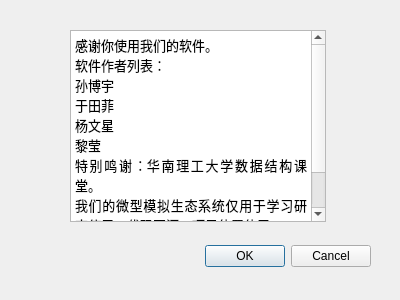
<?xml version="1.0" encoding="UTF-8"?>
<ui version="4.0">
 <class>aboutUsDialog</class>
 <widget class="QDialog" name="aboutUsDialog">
  <property name="geometry">
   <rect>
    <x>0</x>
    <y>0</y>
    <width>400</width>
    <height>300</height>
   </rect>
  </property>
  <property name="windowTitle">
   <string>关于我们</string>
  </property>
  <widget class="QDialogButtonBox" name="buttonBox">
   <property name="geometry">
    <rect>
     <x>30</x>
     <y>240</y>
     <width>341</width>
     <height>32</height>
    </rect>
   </property>
   <property name="orientation">
    <enum>Qt::Horizontal</enum>
   </property>
   <property name="standardButtons">
    <set>QDialogButtonBox::Cancel|QDialogButtonBox::Ok</set>
   </property>
  </widget>
  <widget class="QTextBrowser" name="textBrowser">
   <property name="geometry">
    <rect>
     <x>70</x>
     <y>30</y>
     <width>256</width>
     <height>192</height>
    </rect>
   </property>
   <property name="html">
    <string>&lt;!DOCTYPE HTML PUBLIC &quot;-//W3C//DTD HTML 4.0//EN&quot; &quot;http://www.w3.org/TR/REC-html40/strict.dtd&quot;&gt;
&lt;html&gt;&lt;head&gt;&lt;meta name=&quot;qrichtext&quot; content=&quot;1&quot; /&gt;&lt;style type=&quot;text/css&quot;&gt;
p, li { white-space: pre-wrap; }
&lt;/style&gt;&lt;/head&gt;&lt;body style=&quot; font-family:'SimSun'; font-size:9pt; font-weight:400; font-style:normal;&quot;&gt;
&lt;p style=&quot; margin-top:0px; margin-bottom:0px; margin-left:0px; margin-right:0px; -qt-block-indent:0; text-indent:0px;&quot;&gt;&lt;span style=&quot; font-size:10pt;&quot;&gt;感谢你使用我们的软件。&lt;/span&gt;&lt;/p&gt;
&lt;p align=&quot;justify&quot; style=&quot; margin-top:0px; margin-bottom:0px; margin-left:0px; margin-right:0px; -qt-block-indent:0; text-indent:0px;&quot;&gt;&lt;span style=&quot; font-size:10pt;&quot;&gt;软件作者列表：&lt;/span&gt;&lt;/p&gt;
&lt;p align=&quot;justify&quot; style=&quot; margin-top:0px; margin-bottom:0px; margin-left:0px; margin-right:0px; -qt-block-indent:0; text-indent:0px;&quot;&gt;&lt;span style=&quot; font-size:10pt;&quot;&gt;孙博宇&lt;/span&gt;&lt;/p&gt;
&lt;p align=&quot;justify&quot; style=&quot; margin-top:0px; margin-bottom:0px; margin-left:0px; margin-right:0px; -qt-block-indent:0; text-indent:0px;&quot;&gt;&lt;span style=&quot; font-size:10pt;&quot;&gt;于田菲&lt;/span&gt;&lt;/p&gt;
&lt;p align=&quot;justify&quot; style=&quot; margin-top:0px; margin-bottom:0px; margin-left:0px; margin-right:0px; -qt-block-indent:0; text-indent:0px;&quot;&gt;&lt;span style=&quot; font-size:10pt;&quot;&gt;杨文星&lt;/span&gt;&lt;/p&gt;
&lt;p align=&quot;justify&quot; style=&quot; margin-top:0px; margin-bottom:0px; margin-left:0px; margin-right:0px; -qt-block-indent:0; text-indent:0px;&quot;&gt;&lt;span style=&quot; font-size:10pt;&quot;&gt;黎莹&lt;/span&gt;&lt;/p&gt;
&lt;p align=&quot;justify&quot; style=&quot; margin-top:0px; margin-bottom:0px; margin-left:0px; margin-right:0px; -qt-block-indent:0; text-indent:0px;&quot;&gt;&lt;span style=&quot; font-size:10pt;&quot;&gt;特别鸣谢：华南理工大学数据结构课堂。&lt;/span&gt;&lt;/p&gt;
&lt;p align=&quot;justify&quot; style=&quot; margin-top:0px; margin-bottom:0px; margin-left:0px; margin-right:0px; -qt-block-indent:0; text-indent:0px;&quot;&gt;&lt;span style=&quot; font-size:10pt;&quot;&gt;我们的微型模拟生态系统仅用于学习研究使用，代码开源，项目位置位于&lt;/span&gt;&lt;/p&gt;
&lt;p align=&quot;justify&quot; style=&quot; margin-top:0px; margin-bottom:0px; margin-left:0px; margin-right:0px; -qt-block-indent:0; text-indent:0px;&quot;&gt;&lt;span style=&quot; font-size:10pt;&quot;&gt;Github：&lt;/span&gt;&lt;/p&gt;
&lt;p align=&quot;justify&quot; style=&quot; margin-top:0px; margin-bottom:0px; margin-left:0px; margin-right:0px; -qt-block-indent:0; text-indent:0px;&quot;&gt;github.com/CieloSun/LifeGameGUI&lt;/p&gt;&lt;/body&gt;&lt;/html&gt;</string>
   </property>
  </widget>
 </widget>
 <resources/>
 <connections>
  <connection>
   <sender>buttonBox</sender>
   <signal>accepted()</signal>
   <receiver>aboutUsDialog</receiver>
   <slot>accept()</slot>
   <hints>
    <hint type="sourcelabel">
     <x>248</x>
     <y>254</y>
    </hint>
    <hint type="destinationlabel">
     <x>157</x>
     <y>274</y>
    </hint>
   </hints>
  </connection>
  <connection>
   <sender>buttonBox</sender>
   <signal>rejected()</signal>
   <receiver>aboutUsDialog</receiver>
   <slot>reject()</slot>
   <hints>
    <hint type="sourcelabel">
     <x>316</x>
     <y>260</y>
    </hint>
    <hint type="destinationlabel">
     <x>286</x>
     <y>274</y>
    </hint>
   </hints>
  </connection>
 </connections>
</ui>
